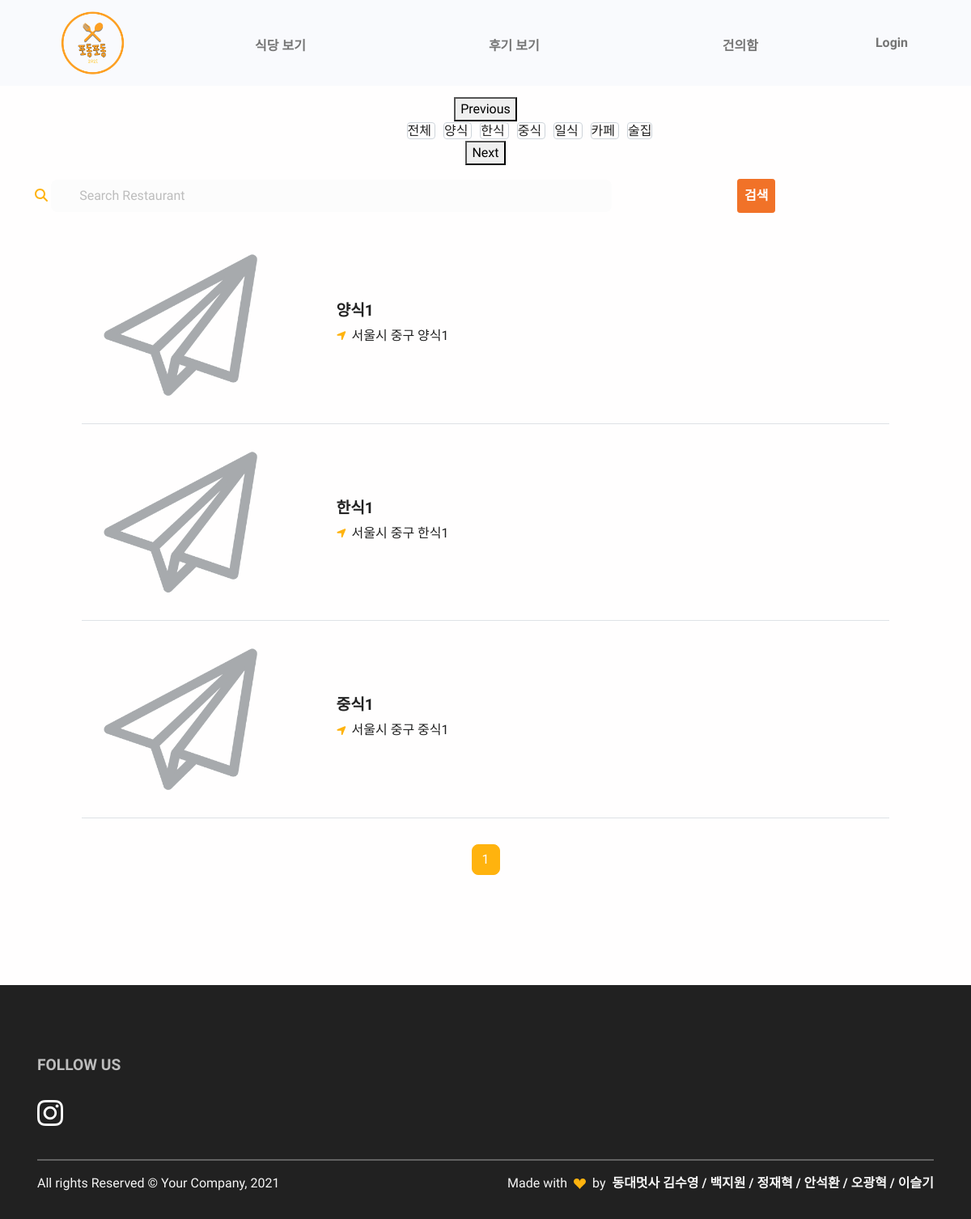
/restaurant/, run on the app's committed database.
### restaurant/models.py (models this page shows, shortened)
class Category(models.Model):
    id = models.AutoField(primary_key=True)
    name = models.CharField(max_length=20)
    thumbnail = models.ImageField(upload_to='images/', blank=True)

class Restaurant(models.Model):
    id = models.AutoField(primary_key=True)
    category = models.ForeignKey(Category, on_delete=models.CASCADE)
    name = models.CharField(max_length=30)
    location = models.CharField(max_length=100, blank=True)
    phone_number = models.CharField(max_length=15, blank=True)
    business_hour = models.CharField(max_length=150, blank=True)
    thumbnail = models.ImageField(upload_to='images/', blank=True)
    follow_users = models.ManyToManyField(settings.AUTH_USER_MODEL, blank=True, related_name="follow_restaurants")
    def get_absolute_url(self):
        return reverse('restaurant:restaurant_detail', args=[self.id])

### restaurant/views.py (the view)
# urls.py: path('', views.RestaurantListView.as_view(), name='restaurant_list'),
class RestaurantListView(ListView):
    model = Restaurant
    context_object_name = 'restaurant_list'
    template_name = 'restaurant/category.html'
    paginate_by = 10
    def get_context_data(self, *args, **kwargs):
        context = super().get_context_data(*args, **kwargs)
        context['category'] = Category.objects.all()
        restaurant = Restaurant.objects.all()
        page = self.request.GET.get('page', '1')
        paginator = Paginator(restaurant, '10')
        restaurant = paginator.page(page)
        context['restaurant_list'] = restaurant
        return context

### restaurant/templates/restaurant/category.html (shortened to what this page needs)
{% extends "base.html" %}
{% load static %}
{% block content %}
<section id="testimonial">
    <div class="container">
        <div class="row h-100">
            <div class="col-lg-7 mx-auto text-center mb-3">
                <div class="responsive">
                    <a href="{% url 'restaurant:restaurant_list' %}" style="border:1px solid #ced4da; border-radius: 4px; margin: 5px;">
                        전체
                    </a>
                    {% for category in category %}
                        <a href="{% url 'restaurant:restaurant_list2' category.id %}" style="border:1px solid #ced4da; border-radius: 4px; margin: 5px;">
                            {{ category.name }}
                        </a>
                    {% endfor %}
                </div>
            </div>
        </div>
        <form action="{% url 'restaurant:search_resturant' %}" method="GET" class="row gx-2 gy-2 align-items-center mb-3">
            <table width="90%" align="center">
                <tr>
                    <td width="70%;">
                        <i class="fas fa-search input-box-icon text-primary"></i>
                        <input
                            class="col-lg-3 form-control border-0 input-box bg-100"
                            style="display: inline; width:80%;"
                            type="search"
                            placeholder="Search Restaurant"
                            aria-label="Search"
                            name="search_key"
                            id="search_key"
                            value="{{ search_key }}"
                        />
                    </td>
                    <td width="20%;">
                        <button class="btn btn-danger" type="submit" style="padding: 0.5rem;">
                            검색
                        </button>
                    </td>
                </tr>
            </table>
        </form>
        <table width="90%" align="center">
        {% for restaurant in restaurant_list %}
            <tr style="border-bottom: 1px solid #dee2e6;">
                <td style="width: 30%; padding: 10px;">
                    {% if restaurant.thumbnail %}
                    <a href="{{ restaurant.get_absolute_url }}" >
                        <img src="{{ restaurant.thumbnail.url }}" style="max-width: 80%; border-radius: 5px;">
                    </a>
                    {% else %}
                        <img src="{% static 'img/gallery/logo_black.png' %}" style="max-width: 80%; border-radius: 5px;">
                    {% endif %}
                </td>
                <td style="width: 70%; padding: 15px;">
                    <a href="{{ restaurant.get_absolute_url }}" >
                        <h5>{{ restaurant.name }}</h5>
                        <p class="mb-1">
                            <span class="text-primary fs--1 me-1">
                                <i class="fas fa-location-arrow"></i>
                            </span>
                            {{ restaurant.location }}
                        </p>
                    </a>
                </td>
            </tr>
        {% endfor %}
        </table>
        <div id="paging">
            <ul class="pagination justify-content-center" style="margin-top: 2rem;">
            {% for page_number in restaurant_list.paginator.page_range %}
                {% if page_number == restaurant_list.number %}
                <li class="page-item active" aria-current="page">
                    <a class="page-link" href="?page={{ page_number }}">{{ page_number }}</a>
                </li>
                {% else %}
                <li class="page-item">
                    <a class="page-link" href="?page={{ page_number }}">{{ page_number }}</a>
                </li>
                {% endif %}
            {% endfor %}
            </ul>
        </div>
    </div>
</section>
{% endblock %}

### data on the page
Category: name "양식"
Category: name "한식"
Category: name "중식"
Category: name "일식"
Category: name "카페"
Category: name "술집"
Restaurant: thumbnail (picture), name "양식1", location "서울시 중구 양식1"
Restaurant: thumbnail (picture), name "한식1", location "서울시 중구 한식1"
Restaurant: thumbnail (picture), name "중식1", location "서울시 중구 중식1"

### other printed values
{{ page_number }} "1"
